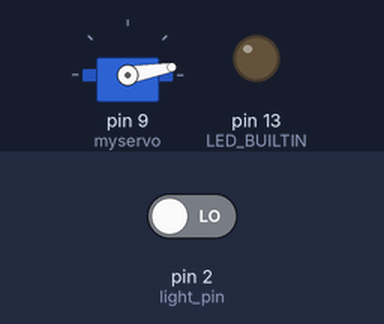
A sketch run on a simulated Arduino Uno, built with avr-gcc and run on an emulated ATmega328P. Shown: servo, output pins drawn as LEDs (lit = HIGH). The inputs (shaded band) are chosen by the test bench; at power-on: pin 2 (light_pin) LOW. What the sketch prints to the serial monitor is not drawn.

Above: at 0.1 s.
At 10.1 s:
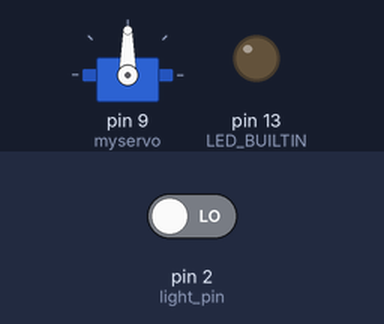
Timing chart, 0 to 21.5 s (numbered marks = the images above):
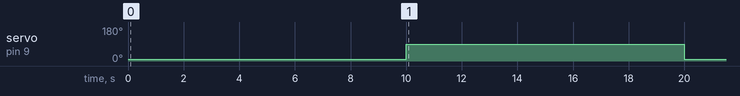

Measured:
- by itself, servo on pin 9 (myservo): 10° → 90° at 10.0 s, → 10° 10.0 s later

The sketch:

centrifuge.ino
```cpp
#include <Servo.h>
Servo myservo;  // create servo object to control a servo
// twelve servo objects can be created on most boards

int pos = 0;    // variable to store the servo position

int light_pin = 2;
int light_status = 0;

// the setup function runs once when you press reset or power the board
void setup() {
  Serial.begin(9600);
  // initialize digital pin LED_BUILTIN as an output.
  pinMode(LED_BUILTIN, OUTPUT);
  pinMode(light_pin, INPUT);
   myservo.attach(9);
  light_status = 0;
}

// the loop function runs over and over again forever
void loop() {
  light_status = digitalRead(light_pin);
  digitalWrite(LED_BUILTIN, light_status);
  Serial.println(light_status);
  pos = 10;
  myservo.write(pos);
  delay(10000);
  pos = 90;
  myservo.write(pos);
  delay(10000);
  pos = 10;
  myservo.write(pos);
  delay(100000);

/*  digitalWrite(LED_BUILTIN, HIGH);  // turn the LED on (HIGH is the voltage level)
  delay(500);                      // wait for a second
  digitalWrite(LED_BUILTIN, LOW);   // turn the LED off by making the voltage LOW
  delay(100);
*/                      // wait for a second
}
```
